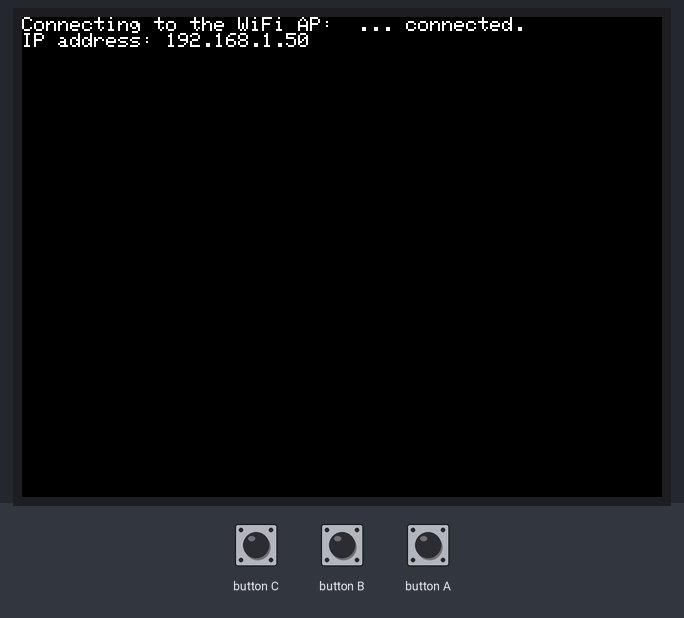
A program run on a simulated ESP32. On the bench: 320×240 colour display. The test bench sets the inputs (shaded band). WiFi joins after 1.5 s; servers stay silent unless stated; uploads are accepted with an empty reply; not simulated (calls return 0 or success): ./secret-config.h; what the program prints to the serial monitor is not drawn.

Above: at 2.8 s.
2.9 s: button B pressed for 0.15 s
At 4.1 s:
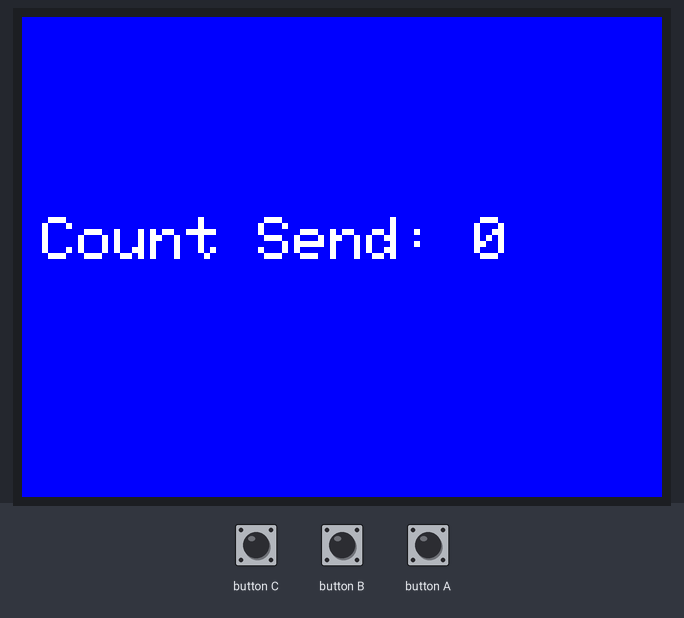
4.6 s: button C pressed for 0.15 s
At 5.4 s:
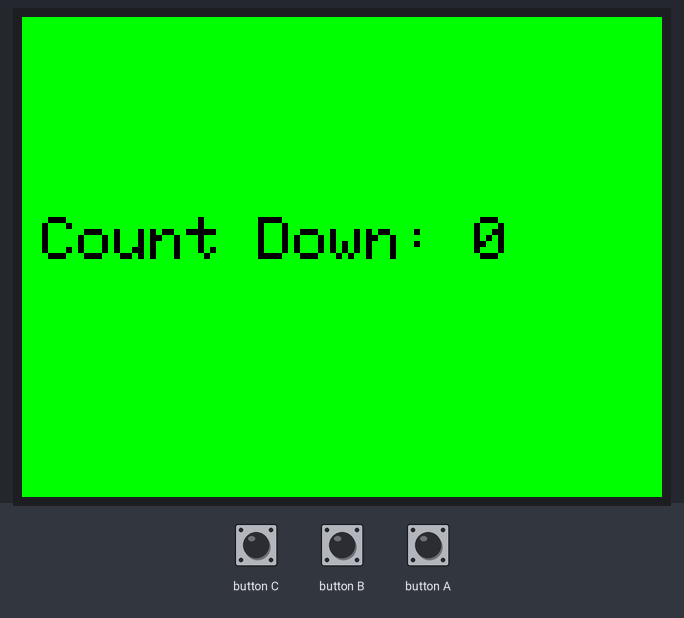
6.3 s: button A pressed for 0.15 s
At 7.7 s:
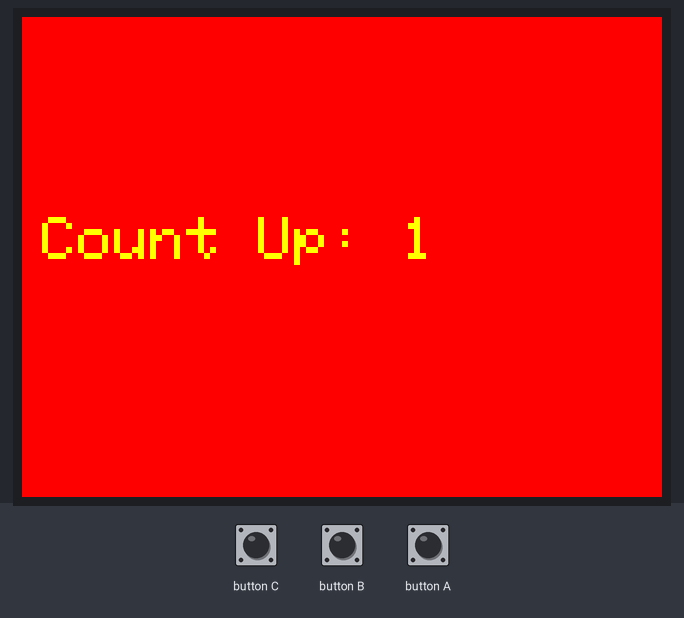
8.0 s: button B pressed for 1 s
At 10.2 s:
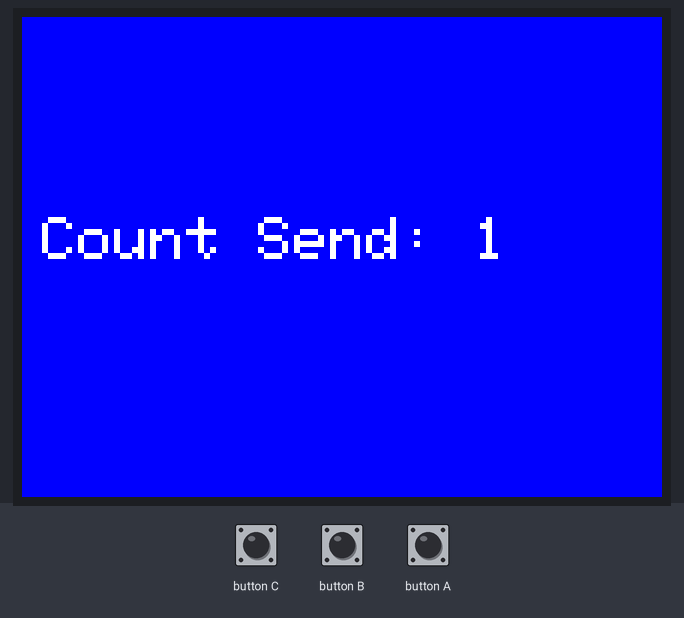
10.5 s: button A pressed for 1 s
At 12.3 s:
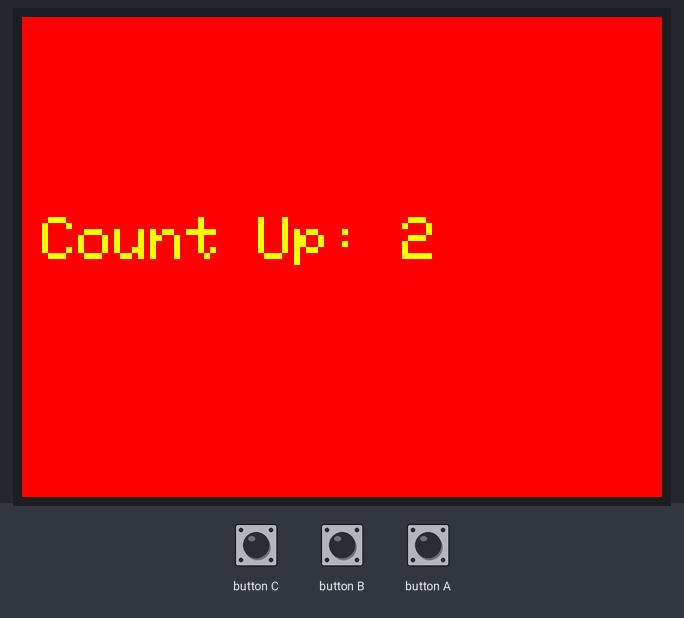
13.0 s: button C pressed for 1 s
At 15.4 s:
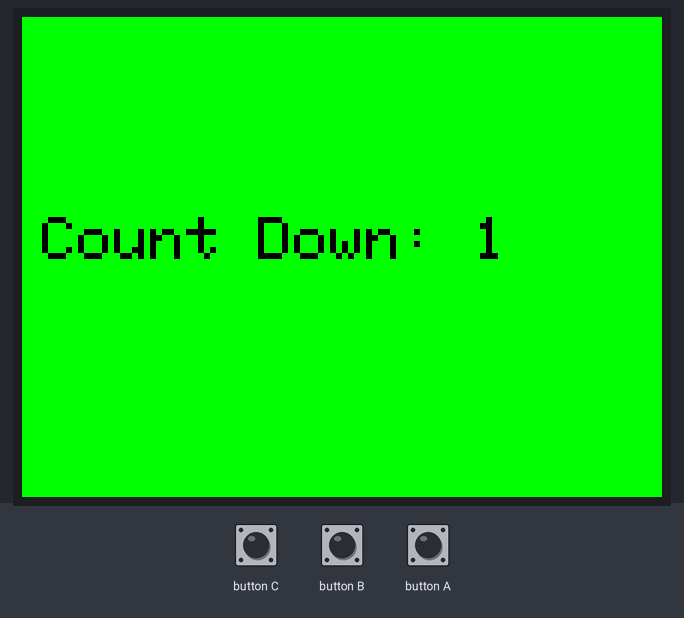
Timing chart, 0 to 16.5 s (numbered marks = the images above; inputs shaded):
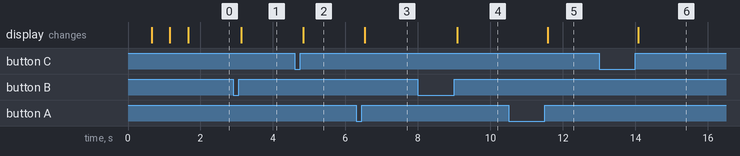

Measured:
- after the input at 2.9 s, the display: changes after 0.23 s (image 1)
- after the input at 4.6 s, the display: changes after 0.23 s (image 2)
- after the input at 6.3 s, the display: changes after 0.23 s (image 3)
- after the input at 8.0 s, the display: changes after 1.1 s (image 4)
- after the input at 10.5 s, the display: changes after 1.1 s (image 5)
- after the input at 13.0 s, the display: changes after 1.1 s (image 6)

The program:

main.cpp
```cpp
#include <ArduinoJson.h>
#include <HTTPClient.h>
#include <M5Stack.h>
#include <WiFi.h>

#include "./secret-config.h"

// Json設定
StaticJsonDocument<255> json_request;
char buffer[255];

// カウント初期化
int count = 0;

void setup() {
  M5.begin();

  // Wi-Fi接続
  WiFi.begin(WIFI_SSID, WIFI_PASSWORD);
  M5.Lcd.printf("Connecting to the WiFi AP: %s ", WIFI_SSID);
  while (WiFi.status() != WL_CONNECTED) {
    delay(500);
    M5.Lcd.print(".");
  }
  M5.Lcd.println(" connected.");
  M5.Lcd.print("IP address: ");
  M5.Lcd.println(WiFi.localIP());
}

// カウント値送信
void sendCount() {
  json_request["count"] = count;
  serializeJson(json_request, buffer, sizeof(buffer));

  HTTPClient http;
  http.begin(WEB_APP_URL);
  http.addHeader("Content-Type", "application/json");
  int status_code = http.POST((uint8_t *)buffer, strlen(buffer));
  Serial.println(status_code);
  if (status_code > 0) {
    if (status_code == HTTP_CODE_FOUND) {
      String payload = http.getString();
      Serial.println(payload);

      M5.Lcd.setCursor(10, 100);
      M5.Lcd.fillScreen(BLACK);
      M5.Lcd.setTextColor(WHITE);
      M5.Lcd.setTextSize(3);
      M5.Lcd.println("Send Done!");
    }
  } else {
    Serial.printf("[HTTP] GET... failed, error: %s\n",
                  http.errorToString(status_code).c_str());
  }
  http.end();
}

void loop() {
  M5.update();

  if (M5.BtnA.wasReleased()) {
    // カウントアップ
    count++;

    // ディスプレイ表示
    M5.Lcd.setCursor(10, 100);
    M5.Lcd.fillScreen(RED);
    M5.Lcd.setTextColor(YELLOW);
    M5.Lcd.setTextSize(3);
    M5.Lcd.printf("Count Up: %d", count);
  }

  if (M5.BtnC.wasReleased()) {
    // カウントダウン
    count--;

    // ゼロ以下にはしない
    if (count <= 0) count = 0;

    // ディスプレイ表示
    M5.Lcd.setCursor(10, 100);
    M5.Lcd.fillScreen(GREEN);
    M5.Lcd.setTextColor(BLACK);
    M5.Lcd.setTextSize(3);
    M5.Lcd.printf("Count Down: %d", count);
  }

  if (M5.BtnB.wasReleased()) {
    // ディスプレイ表示
    M5.Lcd.setCursor(10, 100);
    M5.Lcd.fillScreen(BLUE);
    M5.Lcd.setTextColor(WHITE);
    M5.Lcd.setTextSize(3);
    M5.Lcd.printf("Count Send: %d", count);

    // カウント送信
    sendCount();
  }
}
```
